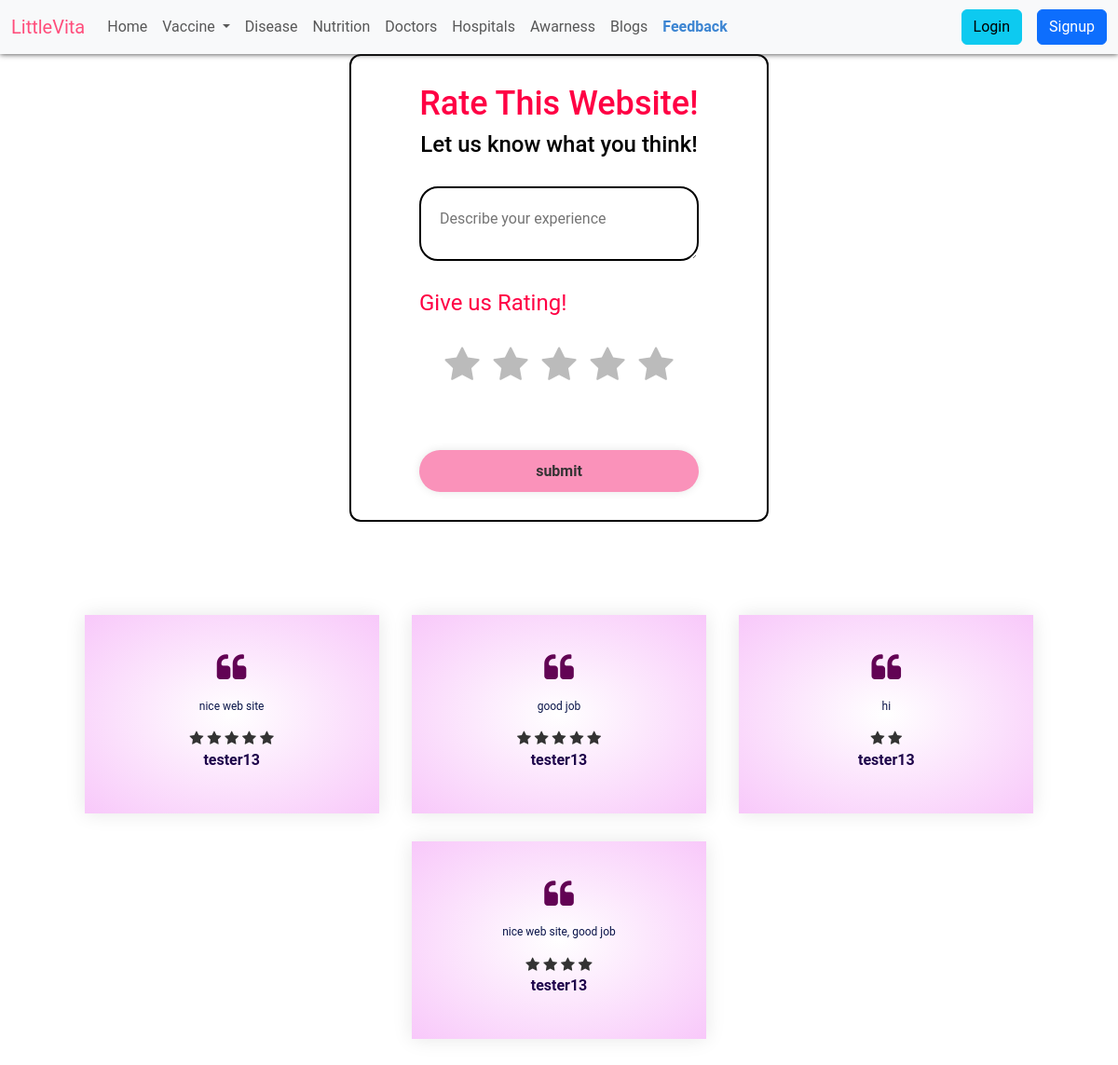
Page /contact/ on the committed database.
### Base/models.py (models this page shows, shortened)
class Review(models.Model):
    user = models.ForeignKey(User, on_delete=models.CASCADE)
    review = models.TextField()
    rating = models.IntegerField(validators=[MinValueValidator(1), MaxValueValidator(5)])
    created_at = models.DateTimeField(auto_now_add=True)

### Base/views.py (the view)
# urls.py: path('contact/', views.feedback, name='feedback'),
def feedback(request):
    context={}
    context['activeFeedback']='activate'
    if request.method == 'POST':
        if not request.user.is_authenticated:
            messages.error(request, 'You are not logged in')
            return redirect('login')
        else:
            message = request.POST.get('message')
            ratings = int(request.POST.get('rate'))
            user_rating = Review.objects.create(user=request.user, rating=ratings, review=message)
            user_rating.save()
            messages.success(request, 'Feedback submitted successfully')
            return redirect('feedback')
    else:
        reviews = Review.objects.all()
        context['reviews'] = reviews
        return render(request, 'Base/feedback.html', context)

### Base/templates/Base/feedback.html (shortened to what this page needs)
{% extends "Base/base.html" %}
{% load static %}
{% block css %}
<link rel="stylesheet" href={% static "Base/css/feedback.css" %}>
<link href='https://unpkg.com/boxicons@2.1.4/css/boxicons.min.css' rel='stylesheet'>
<link rel="stylesheet" href="https://cdnjs.cloudflare.com/ajax/libs/font-awesome/4.7.0/css/font-awesome.min.css">
{% endblock css %}
{% block body %}
<div class="col">
    <div class="row-1">
        <div class="container">
            <div class="wrapper">
                <form action="" method='post'> {% csrf_token %}
                    <h3>Rate This Website!</h3>
                    <h4>Let us know what you think!</h4>
                    <div class="input-box">
                        <textarea id="Message" rows="4" name="message" placeholder="Describe your experience" required></textarea>
                    </div>
                    <br>
                    <legend>Give us Rating!</legend>
                    <div class="rating-box">
                        <div class="star-widget">
                            <label for="rate-5" class="fa fa-star"></label>
                            <label for="rate-4" class="fa fa-star"></label>
                            <label for="rate-3" class="fa fa-star"></label>
                            <label for="rate-2" class="fa fa-star"></label>
                            <label for="rate-1" class="fa fa-star"></label>
                        </div>
                    </div>
                    <br>
                    <br>
                    <button type="submit" class="btn">submit</button>
                </form>
            </div>
        </div>
    </div>
    <div class="row-2">
        <div class="testimonial">
            <div class="small-container">
                <div class="row review-container">
                    {% for review  in reviews %}
                    <div class="col-3">
                        <i class="fa fa-quote-left"></i>
                        <p>{{review.review}}</p>
                        <div class="rating">
                            {% if review.rating is 5 %}
                            <i class="fa fa-star"></i>
                            <i class="fa fa-star"></i>
                            <i class="fa fa-star"></i>
                            <i class="fa fa-star"></i>
                            <i class="fa fa-star"></i>
                            {% elif review.rating is 4 %}
                            <i class="fa fa-star"></i>
                            <i class="fa fa-star"></i>
                            <i class="fa fa-star"></i>
                            <i class="fa fa-star"></i>
                            {% elif review.rating is 3 %}
                            <i class="fa fa-star"></i>
                            <i class="fa fa-star"></i>
                            <i class="fa fa-star"></i>
                            {% elif review.rating is 2 %}
                            <i class="fa fa-star"></i>
                            <i class="fa fa-star"></i>
                            {% elif review.rating is 1 %}
                            <i class="fa fa-star"></i>
                            {% endif %}
                        </div>
                        <h3>{{review.user}}</h3>
                    </div>
                    {% endfor %}
                </div>
            </div>
        </div>
    </div>
</div>
{% endblock body %}

### Base/static/Base/css/style.css (style rules this page uses)
body { font-family: 'Roboto', sans-serif; font-size: 16px; line-height: 1.6; margin: 0; padding: 0; color: #333; }

### Base/static/Base/css/feedback.css (style rules this page uses)
.container { display: flex; align-items: center; justify-content: center; }
.wrapper { width: 450px; display: flex; align-items: center; justify-content: center; border: 2px solid black; color: #FF0044; border-radius: 12px; padding: 30px 40px; }
.wrapper h3 { font-size: 36px; text-align: center; }
.wrapper h4 { color: black; text-align: center; }
.wrapper .input-box { position: relative; width: 100%; height: 50px; margin: 30px 0; }
.input-box #Message { width: 100%; height: 5rem; border: 2px solid black; border-radius: 20px; font-size: 16px; color: black; padding: 20px 45px 20px 20px; }
.wrapper .btn { width: 100%; height: 45px; background: #FA92BA ; border: none; outline: none; border-radius: 40px; box-shadow: 0 0 10px rgba(0, 0, 0, .1); cursor: pointer; font-size: 16px; color: #333; font-weight: 600; }
.rating-box .star-widget { display: flex; flex-direction: row-reverse; padding: 20px; cursor: default; margin: auto; justify-content:space-around; width: 300px; }
.star-widget label { color: #bbb; font-size: 40px; padding: 0; cursor: pointer; -webkit-transition: all 0.3s ease-in-out; transition: all 0.3s ease-in-out; }
.container { max-width: 1300px; margin: auto; padding-left: 25px; padding-right: 25px; }
.row { display: flex; align-items: center; flex-wrap: wrap; justify-content: space-around; }
.col-3 { flex-basis: 30%; min-width: 250px; margin-bottom: 30px; transition: 500ms linear; }
.small-container { max-width: 1080px; margin: auto; padding-left: 25px; padding-right: 25px; }
.testimonial { padding-top: 100px; }
.testimonial .col-3 { text-align: center; padding: 40px 20px; box-shadow: 0 0 20px 0px rgba(0, 0, 0, 0.1); cursor: pointer; transition: transform 0.5s; background: radial-gradient(#fff, #F8C8FA); }
.fa.fa-quote-left { font-size: 34px; color: #620354; }
.col-3 p { font-size: 12px; margin: 12px 0; color: #091449; }
.testimonial .col-3 h3 { font-weight: 600; color: #1E044B; font-size: 16px; }

### rows in the picture
Review: review "nice web site", user "tester13"
Review: review "good job", user "tester13"
Review: review "hi", user "tester13"
Review: review "nice web site, good job", user "tester13"
